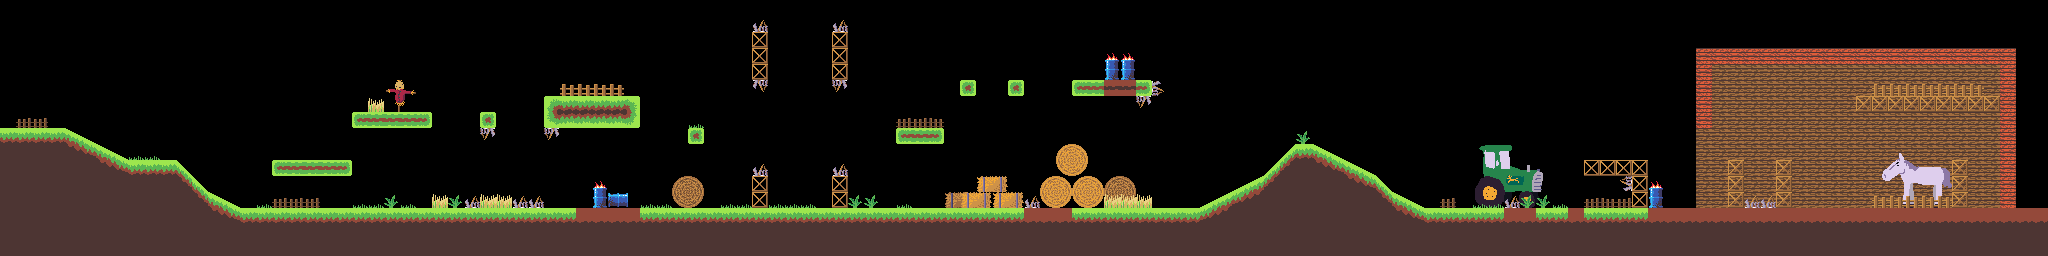

A 2D game scene composited from a Tiled map and its tileset images. What follows is a short description and the map's XML, with each tile layer's data collapsed to a summary:
An orthogonal 128x16 tile map with 16x16 px tiles, 3 tile layers (background, midground, foreground) and 69 objects (10x enemy, player).

<map version="1.5" tiledversion="1.7.0" orientation="orthogonal" renderorder="right-down" width="128" height="16" tilewidth="16" tileheight="16" infinite="0" nextlayerid="8" nextobjectid="208">
 <editorsettings>
  <export target="level_3.lua" format="lua" />
 </editorsettings>
 <tileset firstgid="1" name="tileset" tilewidth="16" tileheight="16" tilecount="256" columns="16">
  <image source="atlas.png" width="256" height="256" />
  <tile id="35">
   <animation>
    <frame tileid="35" duration="200" />
    <frame tileid="36" duration="200" />
    <frame tileid="37" duration="200" />
   </animation>
  </tile>
 </tileset>
 <layer id="3" name="background" width="128" height="16">
  <data>[2048 cells, 245 non-empty, 35 distinct tile ids]</data>
 </layer>
 <layer id="1" name="midground" width="128" height="16">
  <data>[2048 cells, 635 non-empty, 41 distinct tile ids]</data>
 </layer>
 <layer id="5" name="foreground" width="128" height="16">
  <data>[2048 cells, 16 non-empty, 1 distinct tile ids]</data>
 </layer>
 <objectgroup color="#00ff00" id="7" name="goals">
  <object id="186" x="1856" y="0" width="192" height="208" />
 </objectgroup>
 <objectgroup id="2" name="collisions">
  <object id="28" x="-16" y="0" width="16" height="256" />
  <object id="85" x="0" y="208" width="2048" height="48" />
  <object id="131" x="1200" y="208">
   <polygon points="0,0 64,-32 64,0" />
  </object>
  <object id="133" x="272" y="160" width="80" height="16" />
  <object id="134" x="352" y="112" width="80" height="16" />
  <object id="135" x="480" y="112" width="16" height="16" />
  <object id="136" x="544" y="96" width="96" height="32" />
  <object id="137" x="688" y="128" width="16" height="16" />
  <object id="138" x="896" y="128" width="48" height="16" />
  <object id="139" x="960" y="80" width="16" height="16" />
  <object id="140" x="1008" y="80" width="16" height="16" />
  <object id="141" x="752" y="32" width="16" height="48" />
  <object id="142" x="832" y="32" width="16" height="48" />
  <object id="143" x="752" y="176" width="16" height="32" />
  <object id="145" x="832" y="176" width="16" height="32" />
  <object id="146" x="976" y="176" width="32" height="16" />
  <object id="147" x="960" y="192" width="64" height="16" />
  <object id="148" x="1040" y="176" width="64" height="32" />
  <object id="149" x="1056" y="144" width="32" height="32" />
  <object id="150" x="1072" y="80" width="80" height="16" />
  <object id="151" x="1584" y="160" width="64" height="16" />
  <object id="152" x="1632" y="176" width="16" height="32" />
  <object id="153" x="1696" y="48" width="16" height="80" />
  <object id="154" x="1712" y="48" width="304" height="16" />
  <object id="155" x="2000" y="64" width="16" height="144" />
  <object id="156" x="1728" y="160" width="16" height="48" />
  <object id="157" x="1776" y="160" width="16" height="48" />
  <object id="158" x="592" y="188" width="16" height="20" />
  <object id="159" x="1104" y="60" width="16" height="20" />
  <object id="160" x="1120" y="60" width="16" height="20" />
  <object id="161" x="608" y="192" width="20" height="16" />
  <object id="184" x="1648" y="188" width="16" height="20" />
  <object id="190" x="0" y="128">
   <polygon points="0,0 64,0 128,32 128,80 0,80" />
  </object>
  <object id="191" x="128" y="160">
   <polygon points="0,0 48,0 80,32 80,48 0,48" />
  </object>
  <object id="192" x="208" y="192">
   <polygon points="0,0 0,16 32,16" />
  </object>
  <object id="193" x="1264" y="176">
   <polygon points="0,0 32,-32 48,-32 112,0 128,16 128,32 0,32" />
  </object>
  <object id="194" x="1392" y="192">
   <polygon points="0,0 32,16 0,16" />
  </object>
 </objectgroup>
 <objectgroup color="#ff0000" id="6" name="deathzones">
  <object id="84" x="-16" y="256" width="2064" height="128" />
  <object id="165" x="480" y="128" width="16" height="16" />
  <object id="166" x="464" y="192" width="16" height="16" />
  <object id="167" x="544" y="128" width="16" height="16" />
  <object id="168" x="512" y="192" width="32" height="16" />
  <object id="169" x="592" y="176" width="16" height="32" />
  <object id="171" x="752" y="16" width="16" height="16" />
  <object id="173" x="832" y="16" width="16" height="16" />
  <object id="175" x="832" y="160" width="16" height="16" />
  <object id="176" x="752" y="160" width="16" height="16" />
  <object id="177" x="1024" y="192" width="16" height="16" />
  <object id="178" x="1136" y="96" width="16" height="16" />
  <object id="179" x="1152" y="80" width="16" height="16" />
  <object id="180" x="1104" y="48" width="32" height="32" />
  <object id="181" x="1504" y="192" width="16" height="16" />
  <object id="182" x="1616" y="176" width="16" height="16" />
  <object id="183" x="1744" y="192" width="32" height="16" />
  <object id="185" x="1648" y="176" width="16" height="32" />
  <object id="195" x="752" y="80" width="16" height="16" />
  <object id="196" x="832" y="80" width="16" height="16" />
 </objectgroup>
 <objectgroup color="#00aaff" id="4" name="objects">
  <object id="187" type="player" x="144" y="144">
   <point />
  </object>
  <object id="198" name="crow_1_1" type="enemy" x="304" y="144">
   <point />
  </object>
  <object id="199" name="crow_1_1" type="enemy" x="488" y="96">
   <point />
  </object>
  <object id="200" name="crow_1_1" type="enemy" x="1016" y="64">
   <point />
  </object>
  <object id="201" name="crow_1_1" type="enemy" x="1328" y="144">
   <point />
  </object>
  <object id="202" name="pig_1_1" type="enemy" x="592" y="80">
   <point />
  </object>
  <object id="203" name="pig_1_1" type="enemy" x="800" y="192">
   <point />
  </object>
  <object id="204" name="pig_1_1" type="enemy" x="1168" y="192">
   <point />
  </object>
  <object id="205" name="pig_1_1" type="enemy" x="1568" y="192">
   <point />
  </object>
  <object id="206" name="pig_1_1" type="enemy" x="1616" y="144">
   <point />
  </object>
  <object id="207" name="pig_1_1" type="enemy" x="1824" y="192">
   <point />
  </object>
 </objectgroup>
</map>